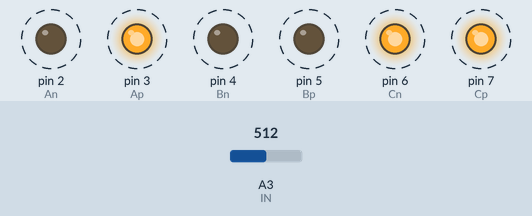
Recording of a sketch running on a simulated Arduino Uno, built with avr-gcc and run on an emulated ATmega328P. Shown: output pins drawn as LEDs (lit = HIGH). Dashed ring = blinking. The inputs (shaded band) are chosen by the test bench; at power-on: A3 (IN) = 512.

Above: at 1.2 s.
1.3 s: A3 (IN) set to 0
4.3 s: A3 (IN) set to 28
At 5.1 s:
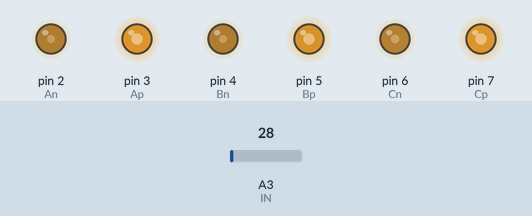
7.3 s: A3 (IN) set to 35
10.3 s: A3 (IN) set to 716
At 11.2 s:
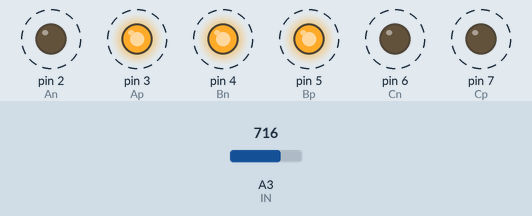
13.3 s: A3 (IN) set to 306
At 13.74 s:
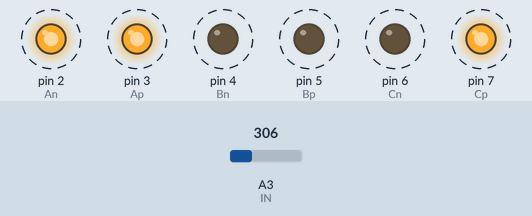
16.3 s: A3 (IN) set to 122
At 16.46 s:
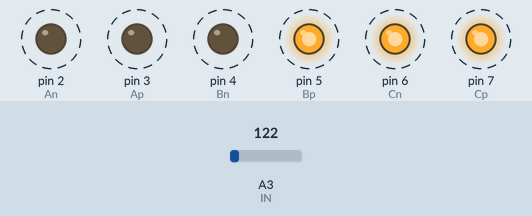
Timing chart, 0 to 20.3 s (numbered marks = the images above; inputs shaded):
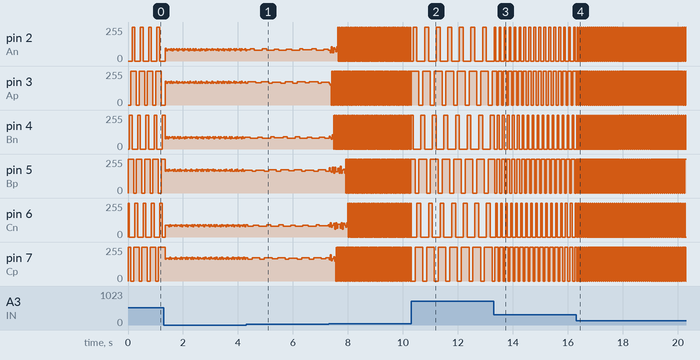

The sketch:

sketch_mar29a.ino
```cpp
/*
 * mosfet gete terminals are marked as
 * Captial Letter+channel type
 * ex: An = The n-channel mosfet of channel A
 */
int An = 2;
int Ap = 3;
int Bn = 4;
int Bp = 5;
int Cn = 6;
int Cp = 7;

//i know its phase but i spelled it wrong to seem cool
int fase = 0;

//for pot
int IN=A3;

//initally runs only once
void setup() {
  pinMode(IN,INPUT);

  pinMode(An, OUTPUT);
  pinMode(Ap, OUTPUT);
  pinMode(Bn, OUTPUT);
  pinMode(Bp, OUTPUT);
  pinMode(Cn, OUTPUT);
  pinMode(Cp, OUTPUT);

  //set the n channel mosfets for phase 0
  digitalWrite(An,LOW);
  digitalWrite(Bn,LOW);
  digitalWrite(Cn,HIGH);


  //set the p channel mosfets for phase 0
  digitalWrite(Ap,HIGH);
  digitalWrite(Bp,LOW);
  digitalWrite(Cp,HIGH);
}
//runs multiple times
void loop() {
  incrementPhase();
  updateMosfets();
  delay(map(analogRead(IN),0,1024,1,100));
}
//increments the phases of the the 3 phase motor
void incrementPhase()
{
  fase++;//increments the phase
  fase%=6;//if the phase is >5 then set it to 0
  // the mod operator is a short way to have this loop through all
  // six stages (0,1,2,3,4,5)
}

//this actaully controlls the mosfet cycles
void updateMosfets()
{
  switch(fase)
  {
    case 0:
      digitalWrite(An,LOW);
      digitalWrite(Cn,HIGH);
      break;
    case 1:
      digitalWrite(Ap,LOW);
      digitalWrite(Bp,HIGH);
      break;
    case 2:
      digitalWrite(Bn,HIGH);
      digitalWrite(Cn,LOW);
      break;
    case 3:
      digitalWrite(Ap,HIGH);
      digitalWrite(Cp,LOW);
      break;
    case 4:
      digitalWrite(An,HIGH);
      digitalWrite(Bn,LOW);
      break;
    case 5:
      digitalWrite(Cp,HIGH);
      digitalWrite(Bp,LOW);
      break;

  }
}
```

Measured:
- after the input at 10.3 s, pin 2 (An): alternates 255/255 for 0.14 s and 0/255 for 0.28 s, starting after 0.07 s; pin 3 (Ap): alternates 255/255 for 0.28 s and 0/255 for 0.14 s, starting after 0.28 s
- after the input at 13.3 s, pin 2 (An): alternates 255/255 for 0.06 s and 0/255 for 0.12 s, starting after 0.08 s; pin 3 (Ap): alternates 255/255 for 0.12 s and 0/255 for 0.06 s, starting after 0.11 s
- after the input at 16.3 s, pin 2 (An): alternates 255/255 for 0.02 s and 0/255 for 0.05 s, starting at once; pin 3 (Ap): alternates 255/255 for 0.05 s and 0/255 for 0.02 s, starting at once
